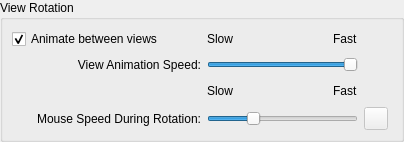
          <widget class="QGroupBox" name="groupBox8" >
           <property name="title" >
            <string>View Rotation</string>
           </property>
           <layout class="QGridLayout" >
            <property name="margin" >
             <number>9</number>
            </property>
            <property name="spacing" >
             <number>6</number>
            </property>
            <item row="1" column="0" >
             <widget class="QLabel" name="textLabel1_5" >
              <property name="sizePolicy" >
               <sizepolicy>
                <hsizetype>1</hsizetype>
                <vsizetype>5</vsizetype>
                <horstretch>0</horstretch>
                <verstretch>0</verstretch>
               </sizepolicy>
              </property>
              <property name="text" >
               <string>View Animation Speed:</string>
              </property>
              <property name="scaledContents" >
               <bool>false</bool>
              </property>
              <property name="alignment" >
               <set>Qt::AlignRight|Qt::AlignTrailing|Qt::AlignVCenter</set>
              </property>
             </widget>
            </item>
            <item row="2" column="0" >
             <spacer>
              <property name="orientation" >
               <enum>Qt::Horizontal</enum>
              </property>
              <property name="sizeType" >
               <enum>QSizePolicy::Expanding</enum>
              </property>
              <property name="sizeHint" >
               <size>
                <width>189</width>
                <height>20</height>
               </size>
              </property>
             </spacer>
            </item>
            <item row="3" column="0" >
             <widget class="QLabel" name="rotationSensitivity_txtlbl" >
              <property name="text" >
               <string>Mouse Speed During Rotation:</string>
              </property>
              <property name="alignment" >
               <set>Qt::AlignRight|Qt::AlignTrailing|Qt::AlignVCenter</set>
              </property>
              <property name="buddy" >
               <cstring>mouseSpeedDuringRotation_slider</cstring>
              </property>
             </widget>
            </item>
            <item row="0" column="3" >
             <widget class="QLabel" name="textLabel3_4" >
              <property name="text" >
               <string>Fast</string>
              </property>
             </widget>
            </item>
            <item row="0" column="4" >
             <spacer>
              <property name="orientation" >
               <enum>Qt::Horizontal</enum>
              </property>
              <property name="sizeType" >
               <enum>QSizePolicy::Expanding</enum>
              </property>
              <property name="sizeHint" >
               <size>
                <width>27</width>
                <height>20</height>
               </size>
              </property>
             </spacer>
            </item>
            <item row="0" column="2" >
             <spacer>
              <property name="orientation" >
               <enum>Qt::Horizontal</enum>
              </property>
              <property name="sizeType" >
               <enum>QSizePolicy::Expanding</enum>
              </property>
              <property name="sizeHint" >
               <size>
                <width>88</width>
                <height>20</height>
               </size>
              </property>
             </spacer>
            </item>
            <item row="0" column="1" >
             <widget class="QLabel" name="textLabel2_3" >
              <property name="text" >
               <string>Slow</string>
              </property>
             </widget>
            </item>
            <item row="1" column="1" colspan="3" >
             <widget class="QSlider" name="animation_speed_slider" >
              <property name="toolTip" >
               <string>View Animation Speed</string>
              </property>
              <property name="minimum" >
               <number>-300</number>
              </property>
              <property name="maximum" >
               <number>-25</number>
              </property>
              <property name="orientation" >
               <enum>Qt::Horizontal</enum>
              </property>
             </widget>
            </item>
            <item row="1" column="4" >
             <spacer>
              <property name="orientation" >
               <enum>Qt::Horizontal</enum>
              </property>
              <property name="sizeType" >
               <enum>QSizePolicy::Expanding</enum>
              </property>
              <property name="sizeHint" >
               <size>
                <width>27</width>
                <height>20</height>
               </size>
              </property>
             </spacer>
            </item>
            <item row="3" column="1" colspan="3" >
             <widget class="QSlider" name="mouseSpeedDuringRotation_slider" >
              <property name="minimum" >
               <number>30</number>
              </property>
              <property name="maximum" >
               <number>100</number>
              </property>
              <property name="value" >
               <number>50</number>
              </property>
              <property name="orientation" >
               <enum>Qt::Horizontal</enum>
              </property>
             </widget>
            </item>
            <item row="2" column="2" >
             <spacer>
              <property name="orientation" >
               <enum>Qt::Horizontal</enum>
              </property>
              <property name="sizeType" >
               <enum>QSizePolicy::Expanding</enum>
              </property>
              <property name="sizeHint" >
               <size>
                <width>87</width>
                <height>20</height>
               </size>
              </property>
             </spacer>
            </item>
            <item row="2" column="3" >
             <widget class="QLabel" name="textLabel3_4_2" >
              <property name="text" >
               <string>Fast</string>
              </property>
             </widget>
            </item>
            <item row="3" column="4" >
             <widget class="QToolButton" name="resetMouseSpeedDuringRotation_btn" >
              <property name="enabled" >
               <bool>false</bool>
              </property>
              <property name="toolTip" >
               <string>Restore default value</string>
              </property>
              <property name="text" >
               <string/>
              </property>
              <property name="icon" >
               <iconset>../../../../../:icons/UserPrefsDialog_image0</iconset>
              </property>
             </widget>
            </item>
            <item row="2" column="1" >
             <widget class="QLabel" name="textLabel2_3_2" >
              <property name="text" >
               <string>Slow</string>
              </property>
             </widget>
            </item>
            <item row="2" column="4" >
             <spacer>
              <property name="orientation" >
               <enum>Qt::Horizontal</enum>
              </property>
              <property name="sizeType" >
               <enum>QSizePolicy::Expanding</enum>
              </property>
              <property name="sizeHint" >
               <size>
                <width>28</width>
                <height>16</height>
               </size>
              </property>
             </spacer>
            </item>
            <item row="0" column="0" >
             <widget class="QCheckBox" name="animate_views_checkbox" >
              <property name="toolTip" >
               <string>Enable/disable animation between current view and a new view</string>
              </property>
              <property name="text" >
               <string>Animate between views</string>
              </property>
              <property name="checked" >
               <bool>true</bool>
              </property>
             </widget>
            </item>
           </layout>
          </widget>
